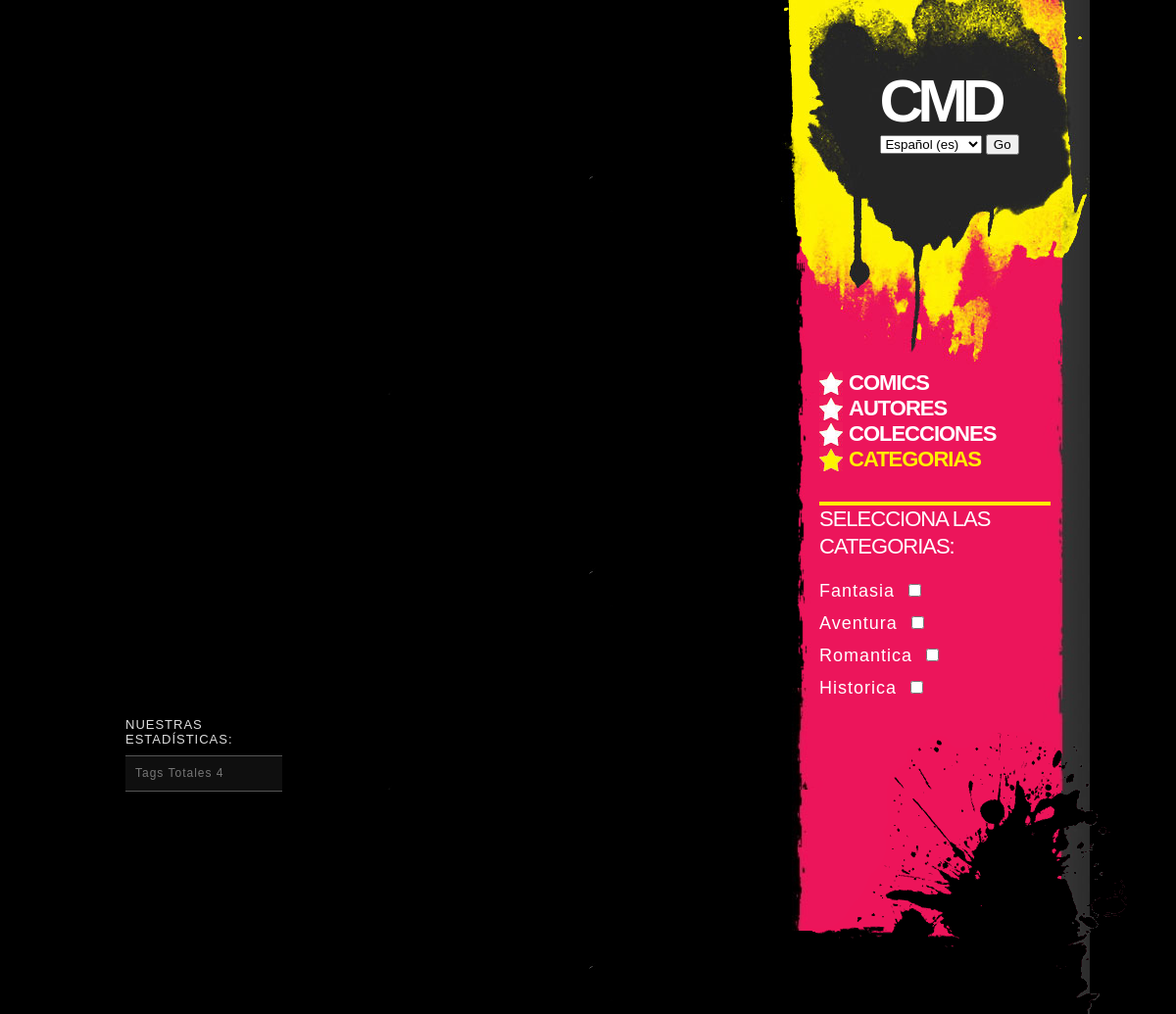
The app's page /appLibreria/tags/ with its own data.
### appLibreria/models.py (models this page shows, shortened)
class Tag(models.Model):
    descripcion = models.CharField(max_length=25)

### appLibreria/views.py (the view)
# urls.py: path('tags/', TagList.as_view(), name='tagList'),
class TagList(ListView):
	template_name = 'tagList.html'
	model = Tag

### appLibreria/models.py (called while the page is built)
    def get_absolute_url(self):
        return reverse('coleccionDetail', args=[str(self.pk)])

### appLibreria/templates/tagList.html (shortened to what this page needs)
{% extends "index.html" %}
{% load static %}
{% load i18n %}
{% block barraDer %}
<ul class="nav">
	<li><a href="/appLibreria/comics/">{% blocktrans %}Comics{% endblocktrans %}</a></li>
	<li><a href="/appLibreria/autores/">{% blocktrans %}Autores{% endblocktrans %}</a></li>
	<li><a href="/appLibreria/colecciones/">{% blocktrans %}Colecciones{% endblocktrans %}</a></li>
	<li><a class="selected" href="/appLibreria/tags/">{% blocktrans %}Categorias{% endblocktrans %}</a></li>
</ul>
<h1>{% blocktrans %}Selecciona las categorias:{% endblocktrans %}</h1>
<br>
<form id="form_categorias">
	{% for tag in object_list %}
		<label>{{ tag.descripcion }}</label>
		<input type="checkbox" name="{{ tag.descripcion }}"  value="{{tag.descripcion}}" onclick="updateResult()"><br>
	{% endfor %}
</form>
{% endblock barraDer %}
{% block Numero %}
	<li><a>{% blocktrans %}Tags Totales {% endblocktrans %}{{object_list.count}}</a></li>
{% endblock Numero %}

### appLibreria/static/css/default.css (style rules this page uses)
body { background:url(../img/bg.jpg) repeat-y center top #000; text-align:center; margin:0; padding:0; }
#content a,#footer a { color:#FFF000; text-decoration:none; font-weight:900; }
#sidebar h1 { border-top:4px solid #FFF000; color:#FFF; font:22px "Arial Black", Arial, Helvetica, sans-serif; text-transform:uppercase; letter-spacing:-1px; margin:30px 0 0 0; line-height:28px; }
#sidebar a { color:#ED145A; font-weight:900; text-decoration:none; }
#sidebar .nav { list-style-position:inside; list-style-type:none; font:22px "Arial Black", Arial, Helvetica, sans-serif; text-transform:uppercase; letter-spacing:-1px; padding-left:0; margin-left:0; }
#sidebar .nav a { color:#FFF; text-decoration:none; background:url(../img/star1.jpg) no-repeat center left; padding:0 0 0 30px; }
#sidebar .nav .selected { color:#FFF000; background:url(../img/star2.jpg) no-repeat center left; pointer-events: none; }
#sidebar label { color: white; margin-top: 50px; font-size: 18px; }
#sidebar input[type=checkbox] { margin: 10px; }
#footer li a { display:block; height:15px; color:#777; font-weight:normal; padding:10px 10px; margin:-1px 0; text-decoration:none; letter-spacing:1px; background-color:#0F0F0F; border-top:1px solid #555; border-bottom:1px solid #555; }

### records on screen
Tag: descripcion "Fantasia"
Tag: descripcion "Aventura"
Tag: descripcion "Romantica"
Tag: descripcion "Historica"

### other values on screen
{{ object_list.count }} "4"
form field language "Español (es)"
